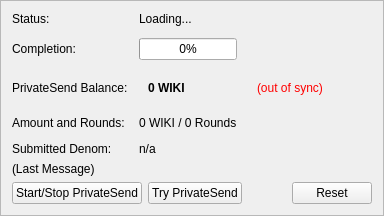
                <widget class="QFrame" name="framePrivateSend">
                    <property name="visible">
                        <bool>true</bool>
                    </property>
                    <property name="layoutDirection">
                        <enum>Qt::LeftToRight</enum>
                    </property>
                    <property name="frameShape">
                        <enum>QFrame::StyledPanel</enum>
                    </property>
                    <property name="frameShadow">
                        <enum>QFrame::Raised</enum>
                    </property>
                    <layout class="QVBoxLayout" name="VerticalLayout_PS1">
                        <item>
                            <layout class="QGridLayout" name="privateSendFormLayout">
                                <property name="horizontalSpacing">
                                    <number>11</number>
                                </property>
                                <property name="verticalSpacing">
                                    <number>12</number>
                                </property>
                                <item row="0" column="0">
                                    <widget class="QLabel" name="labelPrivateSendEnabledText">
                                        <property name="text">
                                            <string>Status:</string>
                                        </property>
                                    </widget>
                                </item>
                                <item row="0" column="1">
                                    <widget class="QLabel" name="labelPrivateSendEnabled">
                                        <property name="text">
                                            <string>Loading...</string>
                                        </property>
                                    </widget>
                                </item>
                                <item row="1" column="0">
                                    <widget class="QLabel" name="labelCompletitionText">
                                        <property name="text">
                                            <string>Completion:</string>
                                        </property>
                                    </widget>
                                </item>
                                <item row="1" column="1">
                                    <widget class="QProgressBar" name="privateSendProgress">
                                        <property name="maximumSize">
                                            <size>
                                                <width>154</width>
                                                <height>16777215</height>
                                            </size>
                                        </property>
                                        <property name="value">
                                            <number>0</number>
                                        </property>
                                    </widget>
                                </item>
                                <item row="2" column="0">
                                    <widget class="QLabel" name="labelAnonymizedText">
                                        <property name="text">
                                            <string>PrivateSend Balance:</string>
                                        </property>
                                    </widget>
                                </item>
                                <item row="2" column="1">
                                    <widget class="QFrame" name="framePrivateSendBalance">
                                        <layout class="QHBoxLayout">
                                            <item>
                                                <widget class="QLabel" name="labelAnonymized">
                                                    <property name="font">
                                                        <font>
                                                            <weight>75</weight>
                                                            <bold>true</bold>
                                                        </font>
                                                    </property>
                                                    <property name="text">
                                                        <string notr="true">0 WIKI</string>
                                                    </property>
                                                    
                                                </widget>
                                            </item>
                                            
                                            
                                        </layout>
                                    </widget>
                                </item>
                                <item row="2" column="2">
                                    <widget class="QFrame">
                                        <layout class="QHBoxLayout">
                                            <item>
                                                <widget class="QLabel" name="labelPrivateSendSyncStatus">
                                                    <property name="toolTip">
                                                        <string>The displayed information may be out of date. Your wallet automatically synchronizes with the WIKI network after a connection is established, but this process has not completed yet.</string>
                                                    </property>
                                                    <property name="styleSheet">
                                                        <string notr="true">QLabel { color: red; }</string>
                                                    </property>
                                                    <property name="text">
                                                        <string notr="true">(out of sync)</string>
                                                    </property>
                                                    <property name="alignment">
                                                        <set>Qt::AlignLeading|Qt::AlignLeft|Qt::AlignTop</set>
                                                    </property>
                                                </widget>
                                            </item>
                                        </layout>
                                    </widget>
                                </item>
                                <item row="2" column="3">
                                    <spacer name="horizontalSpacer_2">
                                        <property name="orientation">
                                            <enum>Qt::Horizontal</enum>
                                        </property>
                                        <property name="sizeHint" stdset="0">
                                            <size>
                                                <width>40</width>
                                                <height>20</height>
                                            </size>
                                        </property>
                                    </spacer>
                                </item>
                                <item row="3" column="0">
                                    <widget class="QLabel" name="labelAmountAndRoundsText">
                                        <property name="text">
                                            <string>Amount and Rounds:</string>
                                        </property>
                                    </widget>
                                </item>
                                <item row="3" column="1">
                                    <widget class="QLabel" name="labelAmountRounds">
                                        <property name="text">
                                            <string>0 WIKI / 0 Rounds</string>
                                        </property>
                                    </widget>
                                </item>
                                <item row="4" column="0">
                                    <widget class="QLabel" name="labelSubmittedDenomText">
                                        <property name="text">
                                            <string>Submitted Denom:</string>
                                        </property>
                                    </widget>
                                </item>
                                <item row="4" column="1">
                                    <widget class="QLabel" name="labelSubmittedDenom">
                                        <property name="toolTip">
                                            <string>The denominations you submitted to the Masternode.&lt;br&gt;To mix, other users must submit the exact same denominations.</string>
                                        </property>
                                        <property name="text">
                                            <string>n/a</string>
                                        </property>
                                    </widget>
                                </item>
                            </layout>
                        </item>
                        <item>
                            <layout class="QVBoxLayout" name="VerticalLayout_PS">
                                <item>
                                    <widget class="QLabel" name="labelPrivateSendLastMessage">
                                        <property name="text">
                                            <string>(Last Message)</string>
                                        </property>
                                        <property name="alignment">
                                            <set>Qt::AlignLeading|Qt::AlignLeft|Qt::AlignTop</set>
                                        </property>
                                        <property name="wordWrap">
                                            <bool>true</bool>
                                        </property>
                                    </widget>
                                </item>
                                <item>
                                    <layout class="QHBoxLayout">
                                        <item>
                                            <widget class="QPushButton" name="togglePrivateSend">
                                                <property name="text">
                                                    <string>Start/Stop PrivateSend</string>
                                                </property>
                                            </widget>
                                        </item>
                                        <item>
                                            <widget class="QPushButton" name="privateSendAuto">
                                                <property name="toolTip">
                                                    <string>Try to manually submit a PrivateSend request.</string>
                                                </property>
                                                <property name="text">
                                                    <string>Try PrivateSend</string>
                                                </property>
                                            </widget>
                                        </item>
                                        <item>
                                            <spacer name="horizontalSpacer">
                                                <property name="orientation">
                                                    <enum>Qt::Horizontal</enum>
                                                </property>
                                                <property name="sizeHint" stdset="0">
                                                    <size>
                                                        <width>40</width>
                                                        <height>20</height>
                                                    </size>
                                                </property>
                                            </spacer>
                                        </item>
                                        <item>
                                            <widget class="QPushButton" name="privateSendReset">
                                                <property name="toolTip">
                                                    <string>Reset the current status of PrivateSend (can interrupt PrivateSend if it's in the process of Mixing, which can cost you money!)</string>
                                                </property>
                                                <property name="autoFillBackground">
                                                    <bool>false</bool>
                                                </property>
                                                <property name="text">
                                                    <string>Reset</string>
                                                </property>
                                            </widget>
                                        </item>
                                    </layout>
                                </item>
                            </layout>
                        </item>
                    </layout>
                </widget>
